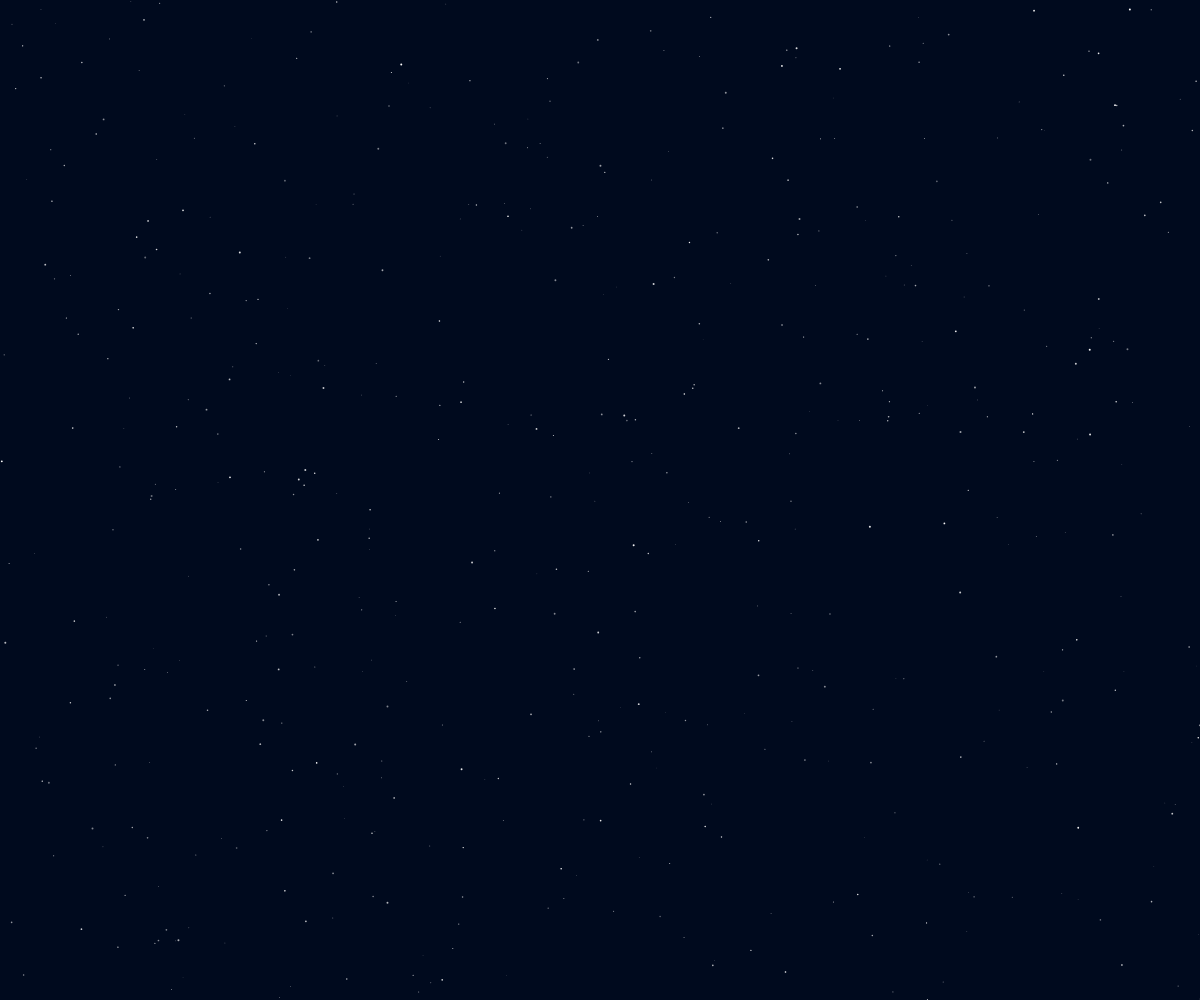
Frame 1 (no input)
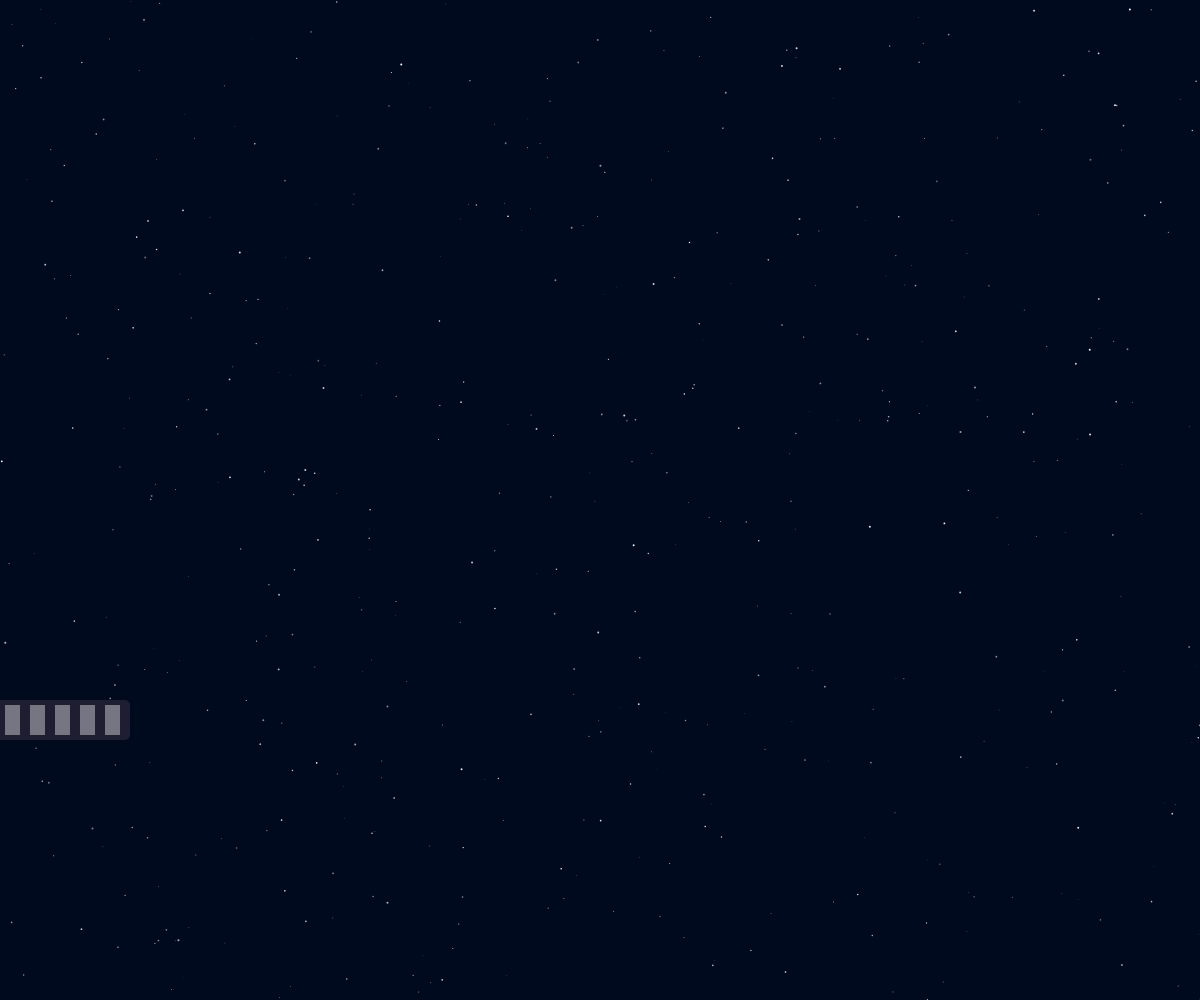
Frame 60 (no input)
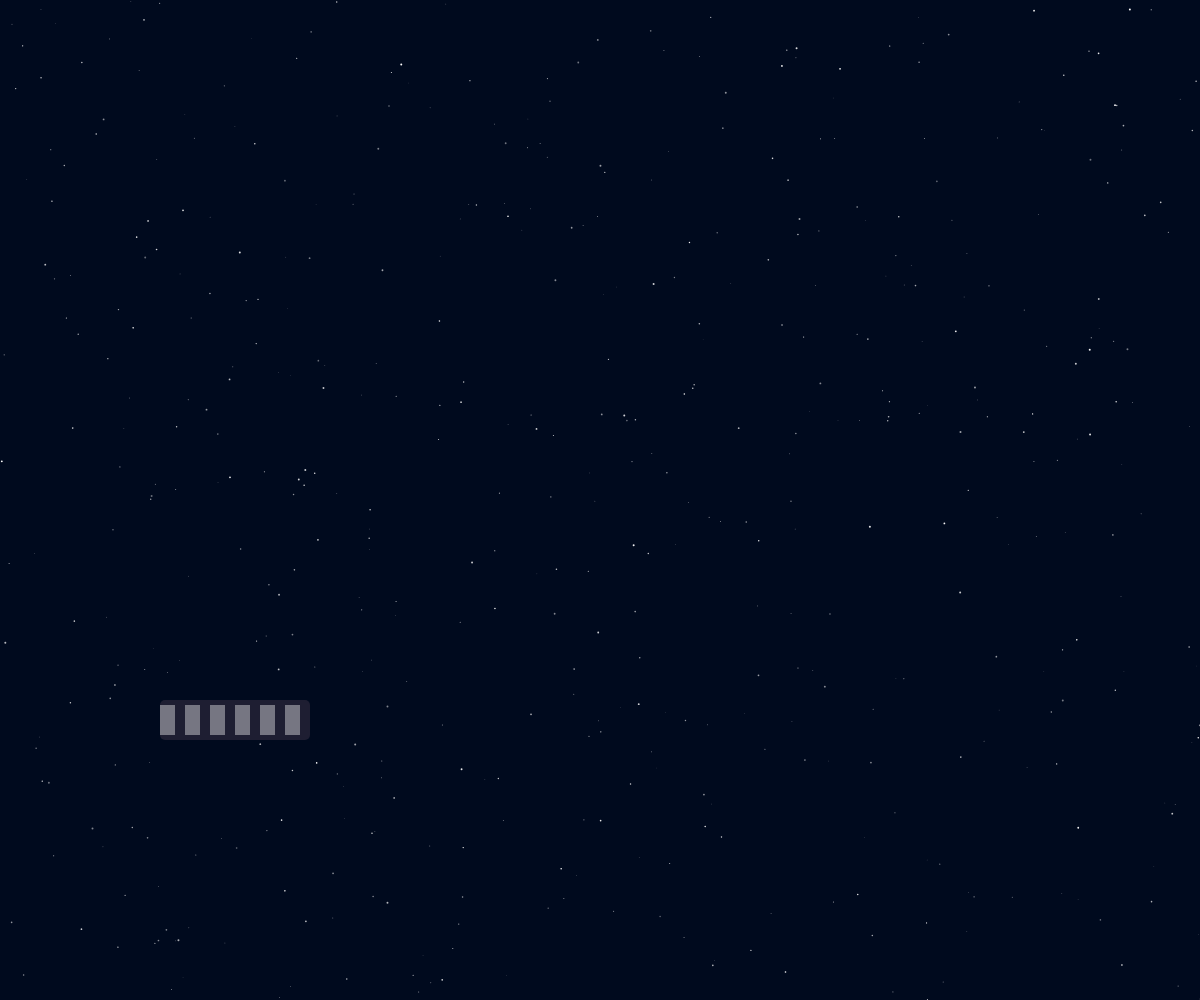
Frame 120 (the mouse pressed at the canvas centre since frame 60)

The p5.js sketch that drew these frames (run headless with seeded random() and noise() and a simulated clock; from frame 60 on, the mouse is pressed at the canvas centre):

// p5.js sketch
// ── sketch.js
let train;
let stars = [];
let flashTimer = 0;
let flashDuration = 10;

function setup() {
  createCanvas(windowWidth, windowHeight);
  // Create stars
  for (let i = 0; i < 500; i++) {
    stars.push({
      x: random(width),
      y: random(height),
      size: random(0.5, 2),
      brightness: random(100, 255)
    });
  }
  train = {
    x: -200,
    y: height * 0.7,
    width: 150,
    height: 40,
    speed: 3,
    windows: []
  };
  // Initialize windows
  for (let i = 0; i < 6; i++) {
    train.windows.push({
      x: i * 25,
      y: 5,
      w: 15,
      h: 30,
      on: false
    });
  }
}

function draw() {
  background(0, 10, 30);
  
  // Draw stars
  noStroke();
  for (let star of stars) {
    fill(255, star.brightness);
    ellipse(star.x, star.y, star.size);
  }

  // Update train position
  train.x += train.speed;
  
  // Reset train when it leaves canvas
  if (train.x > width + 200) {
    train.x = -200;
  }
  
  // Draw train
  fill(30, 30, 50);
  rect(train.x, train.y, train.width, train.height, 5);
  
  // Animate windows with pulsing effect
  flashTimer++;
  if (flashTimer >= flashDuration) {
    flashTimer = 0;
    // Toggle all windows at once for rhythmic effect
    for (let window of train.windows) {
      window.on = !window.on;
    }
  }

  // Draw windows with burst effect
  for (let window of train.windows) {
    if (window.on) {
      // Create bright yellow-orange flash effect
      fill(255, 200, 0);
      rect(train.x + window.x, train.y + window.y, window.w, window.h);
      // Add a subtle glow around the light
      noStroke();
      fill(255, 150, 0, 50);
      ellipse(train.x + window.x + window.w/2, train.y + window.y + window.h/2, window.w * 2, window.h * 2);
    } else {
      // Dim windows when off
      fill(255, 100);
      rect(train.x + window.x, train.y + window.y, window.w, window.h);
    }
  }
}

function windowResized() {
  resizeCanvas(windowWidth, windowHeight);
}
